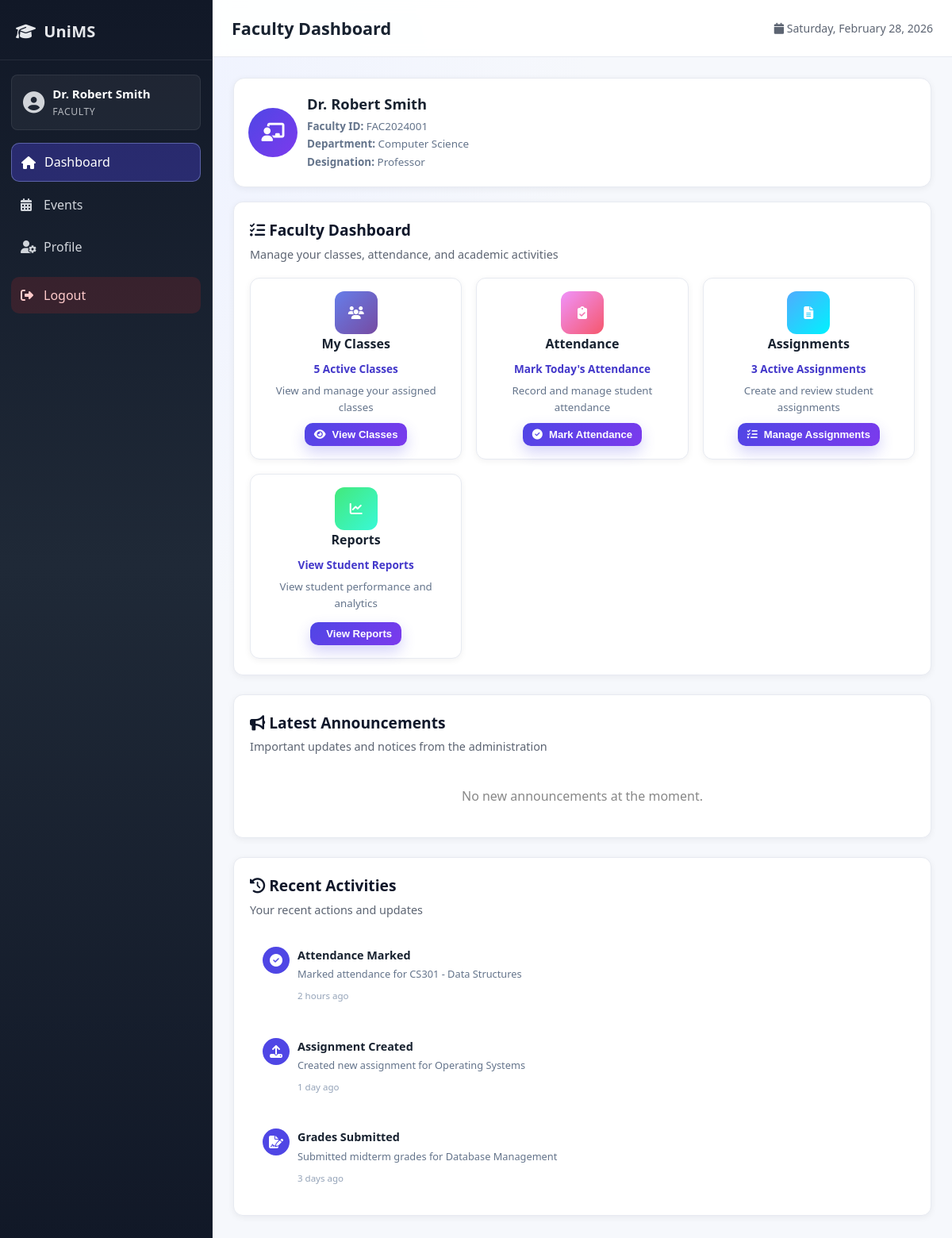
/dashboard (signed in), run on the app's committed database.
### tables this page shows
CREATE TABLE faculty (
            id INTEGER PRIMARY KEY AUTOINCREMENT,
            user_id INTEGER,
            faculty_id TEXT UNIQUE NOT NULL,
            department TEXT NOT NULL,
            designation TEXT NOT NULL,
            FOREIGN KEY (user_id) REFERENCES users(id)
        );

### app.py (the view)
@app.route('/dashboard')
@login_required
def dashboard():
    if session.get('user_type') == 'admin':
        return redirect(url_for('admin_dashboard'))
    conn = get_db_connection()
    if session['user_type'] == 'student':
        student = conn.execute('''
            SELECT s.* FROM students s
            WHERE s.user_id = ?
        ''', (session['user_id'],)).fetchone()
        attendance_summary = conn.execute('''
            SELECT
                COUNT(*) as total_subjects,
                AVG(CAST(attended_classes AS FLOAT) / total_classes * 100) as avg_attendance
            FROM attendance
            WHERE student_id = ?
        ''', (student['id'],)).fetchone()
        pending_assignments = conn.execute('''
            SELECT COUNT(*) as count FROM assignments
            WHERE status = 'pending' AND due_date >= date('now')
        ''').fetchone()
        eligible_drives = conn.execute('''
            SELECT COUNT(*) as count FROM placement_drives
            WHERE status = 'Open' AND min_cgpa <= ?
        ''', (student['cgpa'],)).fetchone()
        upcoming_events = conn.execute('''
            SELECT COUNT(*) as count FROM events
            WHERE event_date >= date('now')
        ''').fetchone()
        announcements = conn.execute('''
            SELECT * FROM announcements
            ORDER BY created_at DESC
            LIMIT 5
        ''').fetchall()
        conn.close()
        dashboard_data = {
            'student': student,
            'attendance_summary': attendance_summary,
            'pending_assignments': pending_assignments['count'],
            'eligible_drives': eligible_drives['count'],
            'upcoming_events': upcoming_events['count'],
            'announcements': announcements
        }
        return render_template('dashboard.html', data=dashboard_data)
    else:  # Faculty
        faculty = conn.execute('''
            SELECT f.* FROM faculty f
            WHERE f.user_id = ?
        ''', (session['user_id'],)).fetchone()
        announcements = conn.execute('''
            SELECT * FROM announcements
            ORDER BY created_at DESC
            LIMIT 5
        ''').fetchall()
        conn.close()
        dashboard_data = {
            'faculty': faculty,
            'announcements': announcements
        }
        return render_template('dashboard_faculty.html', data=dashboard_data)

### app.py (called while the page is built)
def get_db_connection():
    conn = sqlite3.connect(DATABASE)
    conn.row_factory = sqlite3.Row  # This allows us to access columns by name
    return conn

def login_required(f):
    @wraps(f)
    def decorated_function(*args, **kwargs):
        if 'user_id' not in session:
            flash('Please log in to access this page.', 'warning')
            return redirect(url_for('login'))
        return f(*args, **kwargs)
    return decorated_function

### templates/dashboard_faculty.html (shortened to what this page needs)
{% extends "base.html" %}
{% block page_title %}Faculty Dashboard{% endblock %}
{% block content %}
<div class="faculty-dashboard">
    <div class="faculty-info-card">
        <div class="info-left">
            <div class="avatar">
                <i class="fas fa-chalkboard-teacher"></i>
            </div>
            <div class="info-details">
                <h2>{{ session.full_name }}</h2>
                <p><strong>Faculty ID:</strong> {{ data.faculty.faculty_id }}</p>
                <p><strong>Department:</strong> {{ data.faculty.department }}</p>
                <p><strong>Designation:</strong> {{ data.faculty.designation }}</p>
            </div>
        </div>
    </div>
    <div class="section">
        <div class="section-header">
            <h2><i class="fas fa-tasks"></i> Faculty Dashboard</h2>
            <p>Manage your classes, attendance, and academic activities</p>
        </div>
        <div class="dashboard-tiles">
            <div class="tile">
                <div class="tile-icon" style="background: linear-gradient(135deg, #667eea 0%, #764ba2 100%);">
                    <i class="fas fa-users"></i>
                </div>
                <div class="tile-content">
                    <h3>My Classes</h3>
                    <p class="stat">5 Active Classes</p>
                    <p>View and manage your assigned classes</p>
                    <button class="btn btn-primary btn-sm" onclick="openPopup('classes')">
                        <i class="fas fa-eye"></i> View Classes
                    </button>
                </div>
            </div>
            <div class="tile">
                <div class="tile-icon" style="background: linear-gradient(135deg, #f093fb 0%, #f5576c 100%);">
                    <i class="fas fa-clipboard-check"></i>
                </div>
                <div class="tile-content">
                    <h3>Attendance</h3>
                    <p class="stat">Mark Today's Attendance</p>
                    <p>Record and manage student attendance</p>
                    <button class="btn btn-primary btn-sm" onclick="openPopup('classes')">
                        <i class="fas fa-check-circle"></i> Mark Attendance
                    </button>
                </div>
            </div>
            <div class="tile">
                <div class="tile-icon" style="background: linear-gradient(135deg, #4facfe 0%, #00f2fe 100%);">
                    <i class="fas fa-file-alt"></i>
                </div>
                <div class="tile-content">
                    <h3>Assignments</h3>
                    <p class="stat">3 Active Assignments</p>
                    <p>Create and review student assignments</p>
                    <button class="btn btn-primary btn-sm" onclick="openPopup('assignments')">
                        <i class="fas fa-tasks"></i> Manage Assignments
                    </button>
                </div>
            </div>
            <div class="tile">
                <div class="tile-icon" style="background: linear-gradient(135deg, #43e97b 0%, #38f9d7 100%);">
                    <i class="fas fa-chart-line"></i>
                </div>
                <div class="tile-content">
                    <h3>Reports</h3>
                    <p class="stat">View Student Reports</p>
                    <p>View student performance and analytics</p>
                    <button class="btn btn-primary btn-sm" onclick="openPopup('reports')">
                         View Reports
                    </button>
                </div>
            </div>
        </div>
    </div>
    <div class="section">
        <div class="section-header" style="display: flex; justify-content: space-between; align-items: center;">
            <div>
                <h2><i class="fas fa-bullhorn"></i> Latest Announcements</h2>
                <p>Important updates and notices from the administration</p>
            </div>
        </div>
        <div class="announcements-list">
            {% if data.announcements %}
            {% for ann in data.announcements %}
            <div class="announcement-item"
                style="padding: 15px; border-bottom: 1px solid #eee; display: flex; gap: 15px; align-items: center;">
                <div class="ann-icon"
                    style="width: 40px; height: 40px; background: #f0f4ff; border-radius: 50%; display: flex; align-items: center; justify-content: center; color: #667eea; flex-shrink: 0;">
                    <i class="fas fa-info-circle"></i>
                </div>
                <div class="ann-content">
                    <h4 style="margin: 0 0 5px 0; font-size: 16px; color: #333;">{{ ann.title }}</h4>
                    <p style="margin: 0; font-size: 13px; color: #666; line-height: 1.4;">{{ ann.content[:150] }}{% if
                        ann.content|length > 150 %}...{% endif %}</p>
                    <small style="color: #999; font-size: 11px;">{{ ann.created_at }}</small>
                </div>
            </div>
            {% endfor %}
            {% else %}
            <p style="text-align: center; color: #888; padding: 20px;">No new announcements at the moment.</p>
            {% endif %}
        </div>
    </div>
    <div class="section">
        <div class="section-header">
            <h2><i class="fas fa-history"></i> Recent Activities</h2>
            <p>Your recent actions and updates</p>
        </div>
        <div class="activities-list">
            <div class="activity-item">
                <div class="activity-icon">
                    <i class="fas fa-check-circle"></i>
                </div>
                <div class="activity-content">
                    <h4>Attendance Marked</h4>
                    <p>Marked attendance for CS301 - Data Structures</p>
                    <span class="time">2 hours ago</span>
                </div>
            </div>
            <div class="activity-item">
                <div class="activity-icon">
                    <i class="fas fa-upload"></i>
                </div>
                <div class="activity-content">
                    <h4>Assignment Created</h4>
                    <p>Created new assignment for Operating Systems</p>
                    <span class="time">1 day ago</span>
                </div>
            </div>
            <div class="activity-item">
                <div class="activity-icon">
                    <i class="fas fa-file-signature"></i>
                </div>
                <div class="activity-content">
                    <h4>Grades Submitted</h4>
                    <p>Submitted midterm grades for Database Management</p>
                    <span class="time">3 days ago</span>
                </div>
            </div>
        </div>
    </div>
</div>
{% endblock %}

### static/css/layout.css (style rules this page uses)
* { margin: 0; padding: 0; box-sizing: border-box; }
html, body { min-height: 100%; }
body { font-family: 'Segoe UI', Tahoma, Geneva, Verdana, sans-serif; background: radial-gradient(circle at 10% 10%, #eef2ff 0%, var(--bg) 35%, var(--bg) 100%); color: var(--text); line-height: 1.55; }
.section, .admin-card, .admin-panel, .profile-card, .login-box, .tile, .stat-card, .company-card, .drive-card, .attendance-card, .past-event-card, .announcement-card { background: var(--surface); border: 1px solid var(--border); border-radius: var(--radius); box-shadow: var(--shadow-sm); }
.section { padding: 20px; margin-bottom: 24px; }
.section-header { margin-bottom: 18px; }
.section-header h2, .section-header h3 { color: #0f172a; font-size: 1.2rem; margin-bottom: 5px; }
.section-header p { color: var(--text-muted); font-size: 0.9rem; }

### static/css/components.css (style rules this page uses)
.btn { appearance: none; border: 0; border-radius: 10px; padding: 10px 16px; font-size: 0.9rem; font-weight: 600; cursor: pointer; text-decoration: none; display: inline-flex; align-items: center; justify-content: center; gap: 8px; transition: transform .15s ease, box-shadow .15s ease, background .2s ease; }
.btn-primary { color: #fff; background: linear-gradient(135deg, var(--primary) 0%, #7c3aed 100%); box-shadow: 0 8px 18px rgba(79, 70, 229, 0.24); }
.btn-sm { padding: 7px 12px; font-size: .82rem; }
.dashboard-tiles, .attendance-grid, .drives-grid, .companies-grid, .stats-grid, .admin-grid, .grid-form, .actions-grid { display: grid; gap: 18px; }
.dashboard-tiles, .stats-grid { grid-template-columns: repeat(auto-fit, minmax(230px, 1fr)); }
.tile, .drive-card, .company-card, .attendance-card, .stat-card, .activity-item, .assignment-card, .announcement-item, .past-event-card, .registered-event-item { padding: 16px; border-radius: 12px; transition: transform .2s ease, box-shadow .2s ease; }
.tile-icon, .stat-icon, .assignment-icon, .company-badge, .avatar, .profile-avatar { width: 54px; height: 54px; border-radius: 12px; display: inline-flex; align-items: center; justify-content: center; color: #fff; background: linear-gradient(135deg, #6366f1 0%, #7c3aed 100%); }

### static/css/pages.css (style rules this page uses)
.registered-events-list, .past-events-list, .announcements-list { display: flex; flex-direction: column; gap: 10px; }
.dashboard .info-left, .faculty-dashboard .info-left { display: flex; align-items: center; gap: 12px; }
.dashboard .avatar, .faculty-dashboard .avatar { width: 62px; height: 62px; border-radius: 50%; font-size: 1.45rem; display: grid; place-items: center; color: #fff; background: linear-gradient(135deg, #4f46e5 0%, #7c3aed 100%); }
.dashboard .info-details h2, .faculty-dashboard .info-details h2 { margin-bottom: 3px; font-size: 1.15rem; }
.dashboard .info-details p, .faculty-dashboard .info-details p { color: #64748b; font-size: .84rem; margin: 2px 0; }
.faculty-dashboard .faculty-info-card { border: 1px solid var(--border); border-radius: 14px; background: #fff; padding: 18px; margin-bottom: 18px; box-shadow: var(--shadow-sm); }
.faculty-dashboard .tile { text-align: center; }
.faculty-dashboard .tile-content h3 { font-size: 1rem; margin-bottom: 8px; }
.faculty-dashboard .tile-content .stat { font-size: .85rem; color: #4338ca; margin-bottom: 7px; font-weight: 700; }
.faculty-dashboard .tile-content p { color: #64748b; font-size: .83rem; margin-bottom: 10px; }
.activities-list { display: flex; flex-direction: column; gap: 10px; }
.activity-item { display: flex; gap: 10px; align-items: flex-start; }
.activity-icon { width: 34px; height: 34px; border-radius: 50%; background: #4f46e5; color: #fff; display: grid; place-items: center; flex-shrink: 0; }
.activity-content h4 { font-size: .9rem; margin-bottom: 3px; }
.activity-content p { color: #64748b; font-size: .8rem; margin-bottom: 3px; }
.activity-content .time { color: #94a3b8; font-size: .72rem; }

### data on the page
faculty: faculty.faculty_id "FAC2024001", faculty.department "Computer Science", faculty.designation "Professor"

### other printed values
{{ session.full_name }} "Dr. Robert Smith"
{{ session.user_type|title }} "FACULTY"
